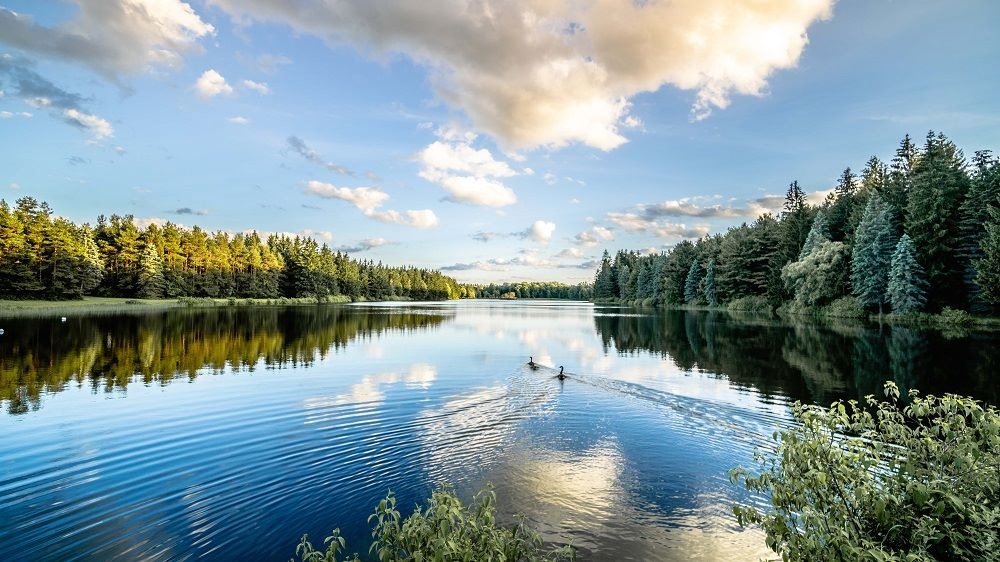
#> input picture YearI/SemesterI/PythonAndScripting/Practicals/LAB_11/lake.jpg, 1000 x 562 px
$ python prog3.py
#> lines starting #> are read from the running program, lines starting #| are printed output that depends on the picture; after the words box and inside, x2 and y2 are one past the last pixel; in counts of white or black regions, pixels touching at a corner belong together
import cv2
import datetime

current_time = datetime.datetime.now()
print("LAB 11 SHUBHANG GUPTA "+str(current_time))
image=cv2.imread('lake.jpg')
#> image is the input picture: shape (562, 1000, 3); mean B, G, R 151.1, 147.7, 127
img = cv2.cvtColor(image, cv2.COLOR_BGR2GRAY)
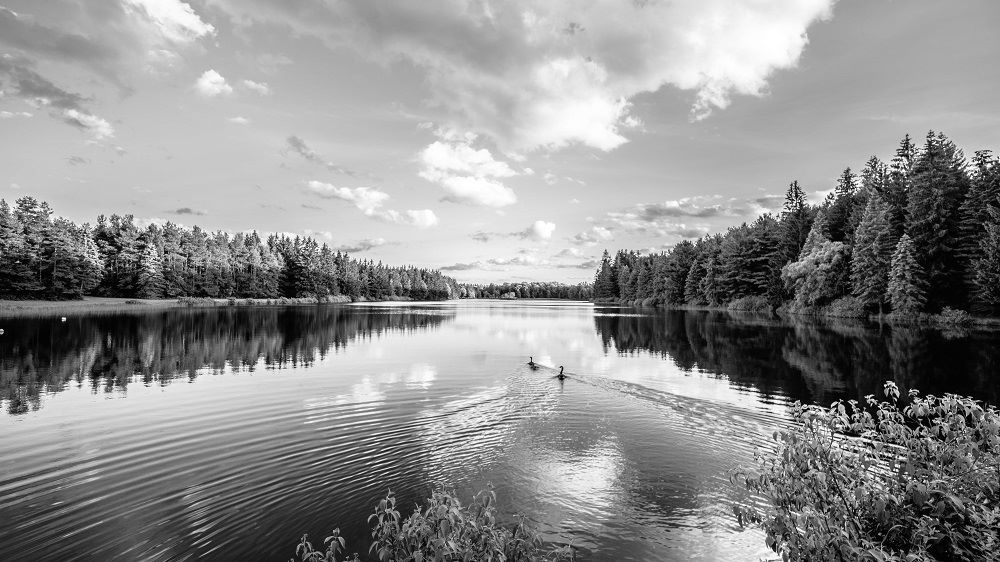
#> img: shape (562, 1000); min 0, max 255, mean 141.9
threshold=160
ret, thresh1=cv2.threshold(img, threshold,255,cv2.THRESH_BINARY)
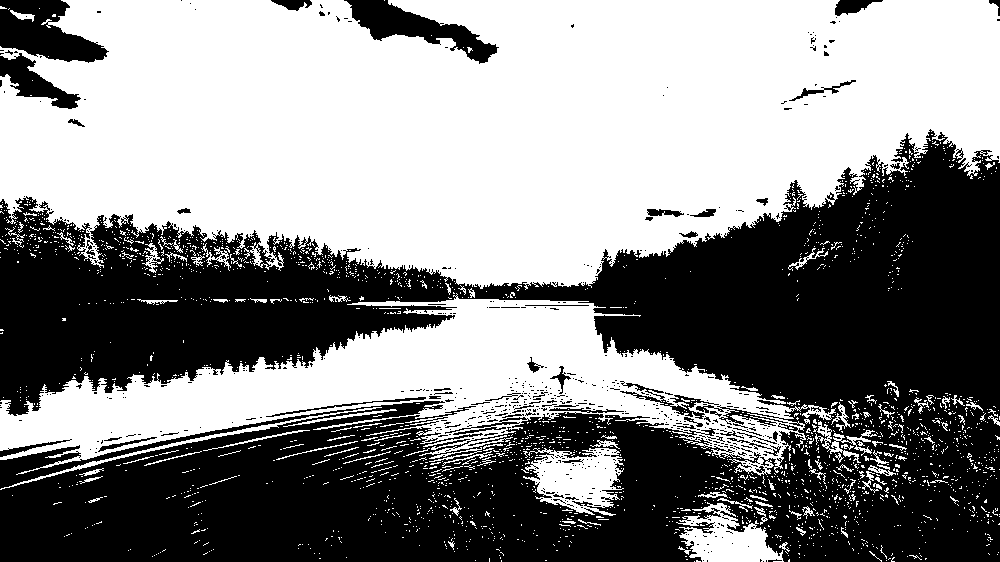
#> thresh1: shape (562, 1000); 53.2% white; 605 black regions (551 under 20 px), largest, box (x1, y1, x2, y2) and area: (0, 129, 1000, 562) 247129, (0, 0, 109, 63) 4077, (344, 0, 499, 64) 3503
#> ret = 160
ret, thresh2 = cv2.threshold(img, threshold, 255, cv2.THRESH_BINARY_INV)
ret, thresh3= cv2.threshold(img, threshold, 255, cv2.THRESH_TRUNC)
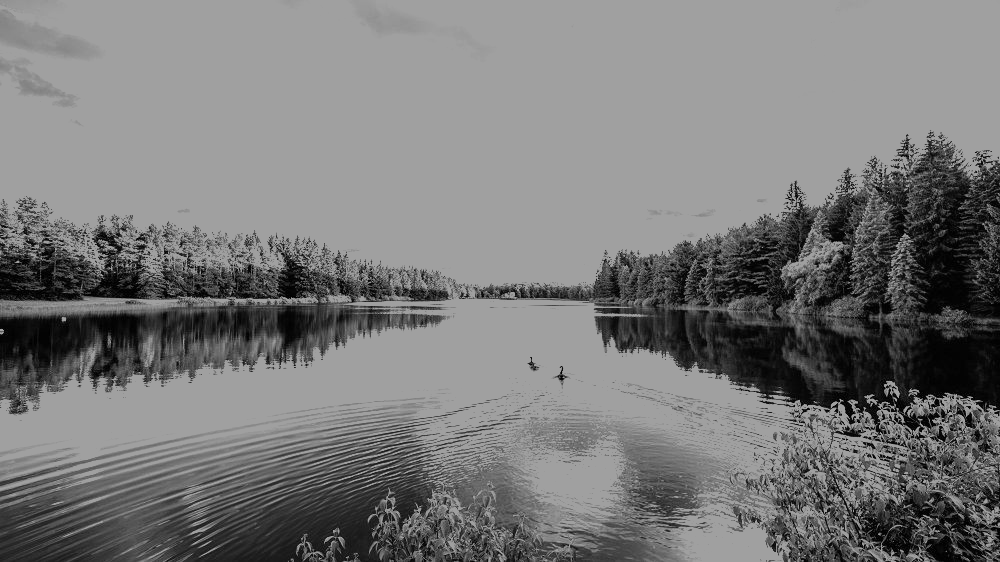
#> thresh3: shape (562, 1000); min 0, max 160, mean 121.1
ret, thresh4 = cv2.threshold (img, threshold, 255, cv2.THRESH_TOZERO)
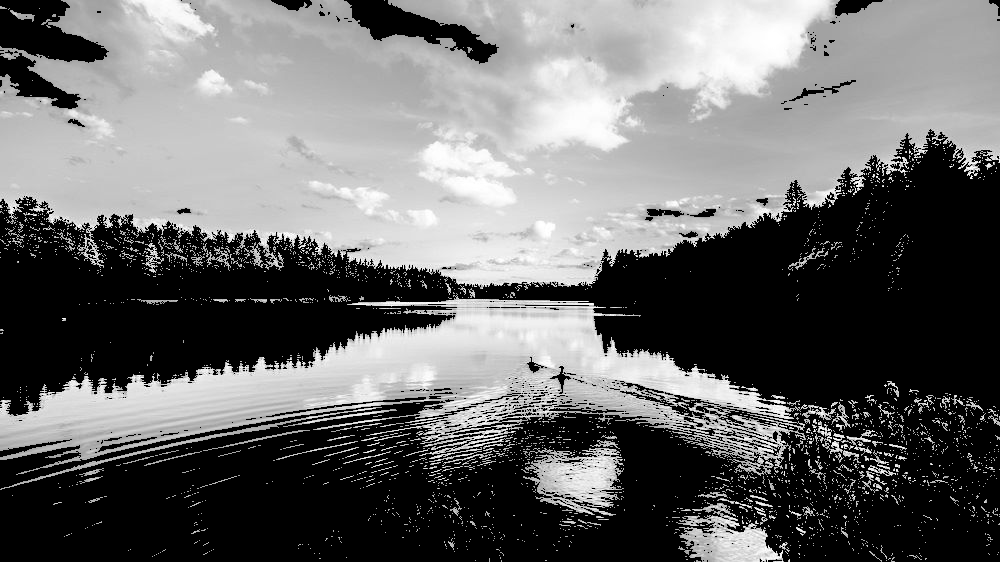
#> thresh4: shape (562, 1000); min 0, max 255, mean 106
ret, thresh5= cv2.threshold(img, threshold, 255, cv2.THRESH_TOZERO_INV)
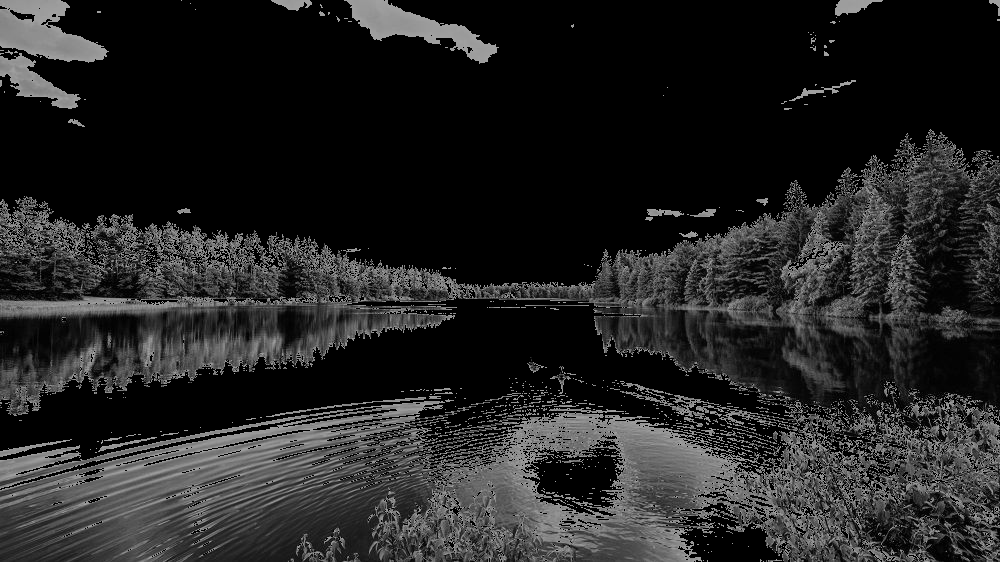
#> thresh5: shape (562, 1000); min 0, max 160, mean 35.9
cv2.imshow('Binary Threshold', thresh1)
cv2.imshow('Binary Inverted', thresh2)
cv2.imshow('Truncated Threshold', thresh3)
cv2.imshow("Zero Threshold", thresh4)
cv2.imshow('Zero Inverted', thresh5)
cv2.waitKey(0)
cv2.destroyAllWindows()
